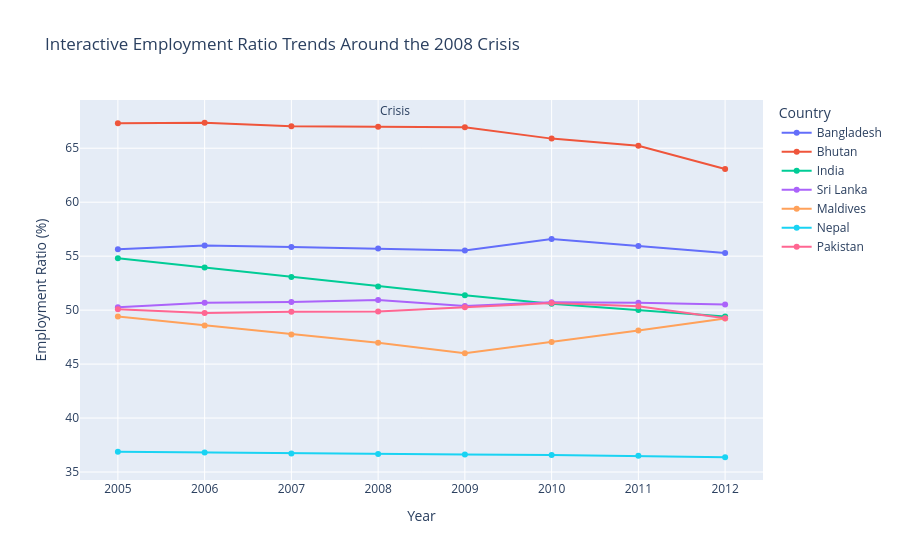

The notebook cell saved with this chart:
### Markdown cell above
## Employment ratio

### Code cell
fig_emp = px.line(
    df_2008,
    x="year",
    y="employment_ratio",
    color="country_name",
    markers=True,
    title="Interactive Employment Ratio Trends Around the 2008 Crisis",
    labels={
        "year": "Year",
        "employment_ratio": "Employment Ratio (%)",
        "country_name": "Country"
    }
)

fig_emp.add_vrect(
    x0=2008, x1=2009,
    opacity=0.2,
    line_width=0,
    annotation_text="Crisis",
    annotation_position="top left"
)

fig_emp.show()

### Figure 1 — Plotly figure (JSON) as saved in the notebook; plotly's stock layout.template omitted (floating-point values rounded to 4 significant figures)
{"data": [{"hovertemplate": "Country=Bangladesh<br>Year=%{x}<br>Employment Ratio (%)=%{y}<extra></extra>", "legendgroup": "Bangladesh", "line": {"color": "#636efa", "dash": "solid"}, "marker": {"symbol": "circle"}, "mode": "lines+markers", "name": "Bangladesh", "orientation": "v", "showlegend": true, "type": "scatter", "x": [2005, 2006, 2007, 2008, 2009, 2010, 2011, 2012], "xaxis": "x", "y": [55.65, 55.99, 55.86, 55.7, 55.53, 56.6, 55.94, 55.3], "yaxis": "y"}, {"hovertemplate": "Country=Bhutan<br>Year=%{x}<br>Employment Ratio (%)=%{y}<extra></extra>", "legendgroup": "Bhutan", "line": {"color": "#EF553B", "dash": "solid"}, "marker": {"symbol": "circle"}, "mode": "lines+markers", "name": "Bhutan", "orientation": "v", "showlegend": true, "type": "scatter", "x": [2005, 2006, 2007, 2008, 2009, 2010, 2011, 2012], "xaxis": "x", "y": [67.32, 67.36, 67.03, 66.98, 66.94, 65.89, 65.23, 63.08], "yaxis": "y"}, {"hovertemplate": "Country=India<br>Year=%{x}<br>Employment Ratio (%)=%{y}<extra></extra>", "legendgroup": "India", "line": {"color": "#00cc96", "dash": "solid"}, "marker": {"symbol": "circle"}, "mode": "lines+markers", "name": "India", "orientation": "v", "showlegend": true, "type": "scatter", "x": [2005, 2006, 2007, 2008, 2009, 2010, 2011, 2012], "xaxis": "x", "y": [54.81, 53.94, 53.08, 52.2, 51.38, 50.59, 50.01, 49.42], "yaxis": "y"}, {"hovertemplate": "Country=Sri Lanka<br>Year=%{x}<br>Employment Ratio (%)=%{y}<extra></extra>", "legendgroup": "Sri Lanka", "line": {"color": "#ab63fa", "dash": "solid"}, "marker": {"symbol": "circle"}, "mode": "lines+markers", "name": "Sri Lanka", "orientation": "v", "showlegend": true, "type": "scatter", "x": [2005, 2006, 2007, 2008, 2009, 2010, 2011, 2012], "xaxis": "x", "y": [50.26, 50.68, 50.76, 50.95, 50.39, 50.74, 50.69, 50.53], "yaxis": "y"}, {"hovertemplate": "Country=Maldives<br>Year=%{x}<br>Employment Ratio (%)=%{y}<extra></extra>", "legendgroup": "Maldives", "line": {"color": "#FFA15A", "dash": "solid"}, "marker": {"symbol": "circle"}, "mode": "lines+markers", "name": "Maldives", "orientation": "v", "showlegend": true, "type": "scatter", "x": [2005, 2006, 2007, 2008, 2009, 2010, 2011, 2012], "xaxis": "x", "y": [49.4, 48.58, 47.74, 46.97, 46.01, 47.05, 48.11, 49.22], "yaxis": "y"}, {"hovertemplate": "Country=Nepal<br>Year=%{x}<br>Employment Ratio (%)=%{y}<extra></extra>", "legendgroup": "Nepal", "line": {"color": "#19d3f3", "dash": "solid"}, "marker": {"symbol": "circle"}, "mode": "lines+markers", "name": "Nepal", "orientation": "v", "showlegend": true, "type": "scatter", "x": [2005, 2006, 2007, 2008, 2009, 2010, 2011, 2012], "xaxis": "x", "y": [36.88, 36.8, 36.72, 36.67, 36.62, 36.59, 36.5, 36.37], "yaxis": "y"}, {"hovertemplate": "Country=Pakistan<br>Year=%{x}<br>Employment Ratio (%)=%{y}<extra></extra>", "legendgroup": "Pakistan", "line": {"color": "#FF6692", "dash": "solid"}, "marker": {"symbol": "circle"}, "mode": "lines+markers", "name": "Pakistan", "orientation": "v", "showlegend": true, "type": "scatter", "x": [2005, 2006, 2007, 2008, 2009, 2010, 2011, 2012], "xaxis": "x", "y": [50.09, 49.74, 49.85, 49.87, 50.27, 50.66, 50.37, 49.24], "yaxis": "y"}], "layout": {"annotations": [{"showarrow": false, "text": "Crisis", "x": 2008, "xanchor": "left", "xref": "x", "y": 1, "yanchor": "top", "yref": "y domain"}], "legend": {"title": {"text": "Country"}, "tracegroupgap": 0}, "shapes": [{"line": {"width": 0}, "opacity": 0.2, "type": "rect", "x0": 2008, "x1": 2009, "xref": "x", "y0": 0, "y1": 1, "yref": "y domain"}], "title": {"text": "Interactive Employment Ratio Trends Around the 2008 Crisis"}, "xaxis": {"anchor": "y", "domain": [0, 1], "title": {"text": "Year"}}, "yaxis": {"anchor": "x", "domain": [0, 1], "title": {"text": "Employment Ratio (%)"}}}}
